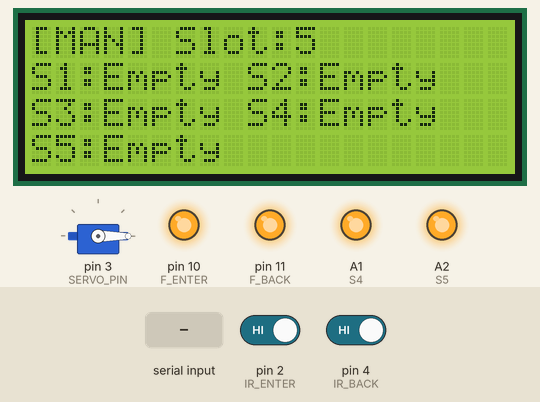
This sketch was run on a simulated Arduino Uno, built with avr-gcc and run on an emulated ATmega328P. Shown: servo, 20×4 character LCD, output pins drawn as LEDs (lit = HIGH). The test bench sets the inputs (shaded band); at power-on: pin 2 (IR_ENTER) HIGH, pin 4 (IR_BACK) HIGH. Pins used as bus, display or sensor lines are not drawn; what the sketch prints to the serial monitor is not drawn.

Above: at 1.2 s.
1.3 s: "GATE:ENTRY\n" received over Serial
At 2.0 s:
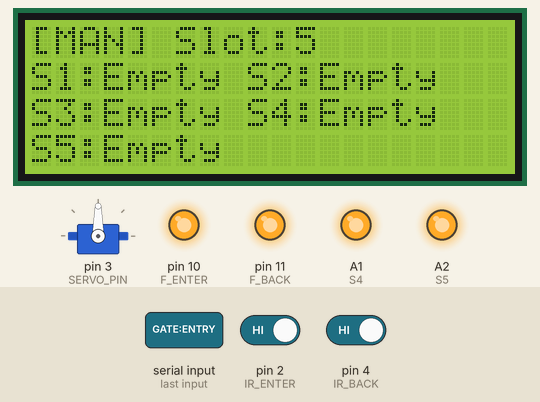
5.8 s: "GATE:EXIT\n" received over Serial
At 9.2 s:
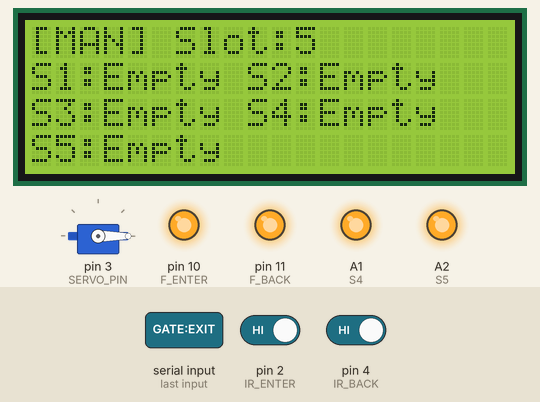
Timing chart, 0 to 10.7 s (numbered marks = the images above; inputs shaded):
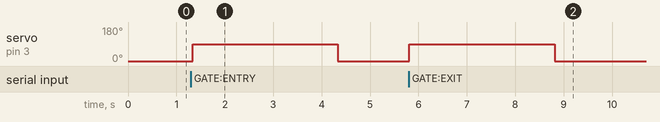

Measured:
- after the input at 1.3 s, servo on pin 3 (SERVO_PIN): 0° → 90° at once, → 0° 3.0 s later
- after the input at 5.8 s, servo on pin 3 (SERVO_PIN): 0° → 90° at once, → 0° 3.0 s later

The sketch:

parking.ino
```cpp
#include <Wire.h>
#include <LiquidCrystal_I2C.h>
#include <Servo.h>

// ===== LCD =====
LiquidCrystal_I2C lcd(0x27, 20, 4);

// ===== SERVO =====
Servo gate;

// ===== PIN =====
#define IR_ENTER 2
#define IR_BACK  4

#define S1 12
#define S2 13
#define S3 A0
#define S4 A1
#define S5 A2

#define SERVO_PIN 3

// ===== FAKE SENSOR OUTPUT =====
#define F_ENTER 10
#define F_BACK  11

int fakeSlotPins[5] = {12, 13, A0, A1, A2};

// ===== SENSOR STATE =====
int slots[5];
int lastSlots[5] = {-1, -1, -1, -1, -1};
int emptySlots = 0;

// ===== DIRECTION DETECTION =====
bool lastEnter = HIGH;
bool lastBack  = HIGH;
unsigned long enterBlockedTime = 0;
unsigned long backBlockedTime = 0;
const unsigned long DIRECTION_TIMEOUT = 2000;

// ===== NON-BLOCKING TIMERS =====
unsigned long lastLcdUpdate = 0;
const unsigned long LCD_INTERVAL = 400;

unsigned long lastSerialSend = 0;
const unsigned long SERIAL_INTERVAL = 500;

// ===== GATE STATE MACHINE =====
enum GateState { GATE_IDLE, GATE_OPEN, GATE_WAIT_CLOSE, GATE_CLOSING };
GateState gateState = GATE_IDLE;
unsigned long gateTimer = 0;
const unsigned long GATE_OPEN_DURATION = 3000;
const unsigned long GATE_CLOSE_DURATION = 1000;

// ===== FLAGS =====
bool manualSlotChange = false;
bool slotsChanged = false;

void setup() {
  Serial.begin(9600);

  pinMode(IR_ENTER, INPUT);
  pinMode(IR_BACK, INPUT);

  pinMode(S1, INPUT);
  pinMode(S2, INPUT);
  pinMode(S3, INPUT);
  pinMode(S4, INPUT);
  pinMode(S5, INPUT);

  pinMode(F_ENTER, OUTPUT);
  pinMode(F_BACK, OUTPUT);

  for (int i = 0; i < 5; i++) {
    pinMode(fakeSlotPins[i], OUTPUT);
    digitalWrite(fakeSlotPins[i], HIGH);
  }

  digitalWrite(F_ENTER, HIGH);
  digitalWrite(F_BACK, HIGH);

  randomSeed(analogRead(A5));

  gate.attach(SERVO_PIN);
  gate.write(0);

  lcd.init();
  lcd.backlight();
}

// ===== NON-BLOCKING GATE CONTROL =====
void gateOpen() {
  if (gateState != GATE_IDLE) return;
  gateState = GATE_OPEN;
  gateTimer = millis();
  gate.attach(SERVO_PIN);
  gate.write(90);
}

void updateGate() {
  unsigned long now = millis();
  switch (gateState) {
    case GATE_OPEN:
      if (now - gateTimer >= GATE_OPEN_DURATION) {
        gate.write(0);
        gateState = GATE_WAIT_CLOSE;
        gateTimer = now;
      }
      break;
    case GATE_WAIT_CLOSE:
      if (now - gateTimer >= GATE_CLOSE_DURATION) {
        gateState = GATE_IDLE;
        Serial.println("GATE:CLOSED");
      }
      break;
    default:
      break;
  }
}

// ===== LCD: ONLY UPDATE WHEN NEEDED =====
void updateLcd() {
  unsigned long now = millis();
  if (now - lastLcdUpdate < LCD_INTERVAL && !slotsChanged) return;
  lastLcdUpdate = now;

  lcd.setCursor(0, 0);
  lcd.print("[MAN] Slot:");
  lcd.print(emptySlots);
  lcd.print("   "); // overwrite trailing chars

  lcd.setCursor(0, 1);
  lcd.print("S1:");
  lcd.print(slots[0] == HIGH ? "Empty " : "Fill ");
  lcd.print("S2:");
  lcd.print(slots[1] == HIGH ? "Empty " : "Fill ");
  lcd.print("  ");

  lcd.setCursor(0, 2);
  lcd.print("S3:");
  lcd.print(slots[2] == HIGH ? "Empty " : "Fill ");
  lcd.print("S4:");
  lcd.print(slots[3] == HIGH ? "Empty " : "Fill ");
  lcd.print("  ");

  lcd.setCursor(0, 3);
  lcd.print("S5:");
  lcd.print(slots[4] == HIGH ? "Empty " : "Fill ");
  lcd.print("        ");
}

// ===== SERIAL: SEND AT LIMITED RATE =====
void sendSlots() {
  unsigned long now = millis();
  if (now - lastSerialSend < SERIAL_INTERVAL) return;
  lastSerialSend = now;

  if (!manualSlotChange) {
    Serial.print("SLOTS:");
    for (int i = 0; i < 5; i++) {
      Serial.print(slots[i]);
      if (i < 4) Serial.print(",");
    }
    Serial.println();
  }
  manualSlotChange = false;
}

void loop() {
  unsigned long now = millis();

  // ===== HANDLE SERIAL COMMANDS =====
  if (Serial.available()) {
    String cmd = Serial.readStringUntil('\n');
    cmd.trim();

    if (cmd.startsWith("SLOT:")) {
      int slotIndex = cmd.substring(5, 6).toInt();
      int slotValue = cmd.substring(7, 8).toInt();
      if (slotIndex >= 0 && slotIndex < 5) {
        digitalWrite(fakeSlotPins[slotIndex], slotValue == 1 ? LOW : HIGH);
        manualSlotChange = true;
        Serial.println("SLOT:OK");
      }
    }
    else if (cmd == "GATE:ENTRY" || cmd == "GATE:EXIT") {
      Serial.println("GATE:OPENING");
      gateOpen();
    }
  }

  // ===== READ SLOTS =====
  slotsChanged = false;
  for (int i = 0; i < 5; i++) {
    slots[i] = digitalRead(fakeSlotPins[i]);
    if (slots[i] != lastSlots[i]) {
      slotsChanged = true;
      lastSlots[i] = slots[i];
    }
  }

  // ===== COUNT EMPTY SLOTS =====
  emptySlots = 0;
  for (int i = 0; i < 5; i++) {
    if (slots[i] == HIGH) emptySlots++;
  }

  // ===== DIRECTION DETECTION =====
  int currentEnter = digitalRead(IR_ENTER);
  int currentBack = digitalRead(IR_BACK);

  if (lastEnter == HIGH && currentEnter == LOW) {
    enterBlockedTime = now;
  }
  if (lastBack == HIGH && currentBack == LOW) {
    backBlockedTime = now;
  }

  if (enterBlockedTime > 0 && backBlockedTime > 0) {
    unsigned long diff = backBlockedTime - enterBlockedTime;
    unsigned long diffBack = enterBlockedTime - backBlockedTime;

    if (enterBlockedTime < backBlockedTime && diff < DIRECTION_TIMEOUT) {
      if (emptySlots > 0) {
        Serial.println("ENTRY");
        gateOpen();
      } else {
        Serial.println("FULL");
      }
      enterBlockedTime = 0;
      backBlockedTime = 0;
    }
    else if (backBlockedTime < enterBlockedTime && diffBack < DIRECTION_TIMEOUT) {
      Serial.println("EXIT");
      gateOpen();
      enterBlockedTime = 0;
      backBlockedTime = 0;
    }
  }

  if (enterBlockedTime > 0 && (now - enterBlockedTime) > DIRECTION_TIMEOUT) {
    enterBlockedTime = 0;
  }
  if (backBlockedTime > 0 && (now - backBlockedTime) > DIRECTION_TIMEOUT) {
    backBlockedTime = 0;
  }

  lastEnter = currentEnter;
  lastBack = currentBack;

  // ===== UPDATE OUTPUTS =====
  updateGate();
  updateLcd();
  sendSlots();
}
```
